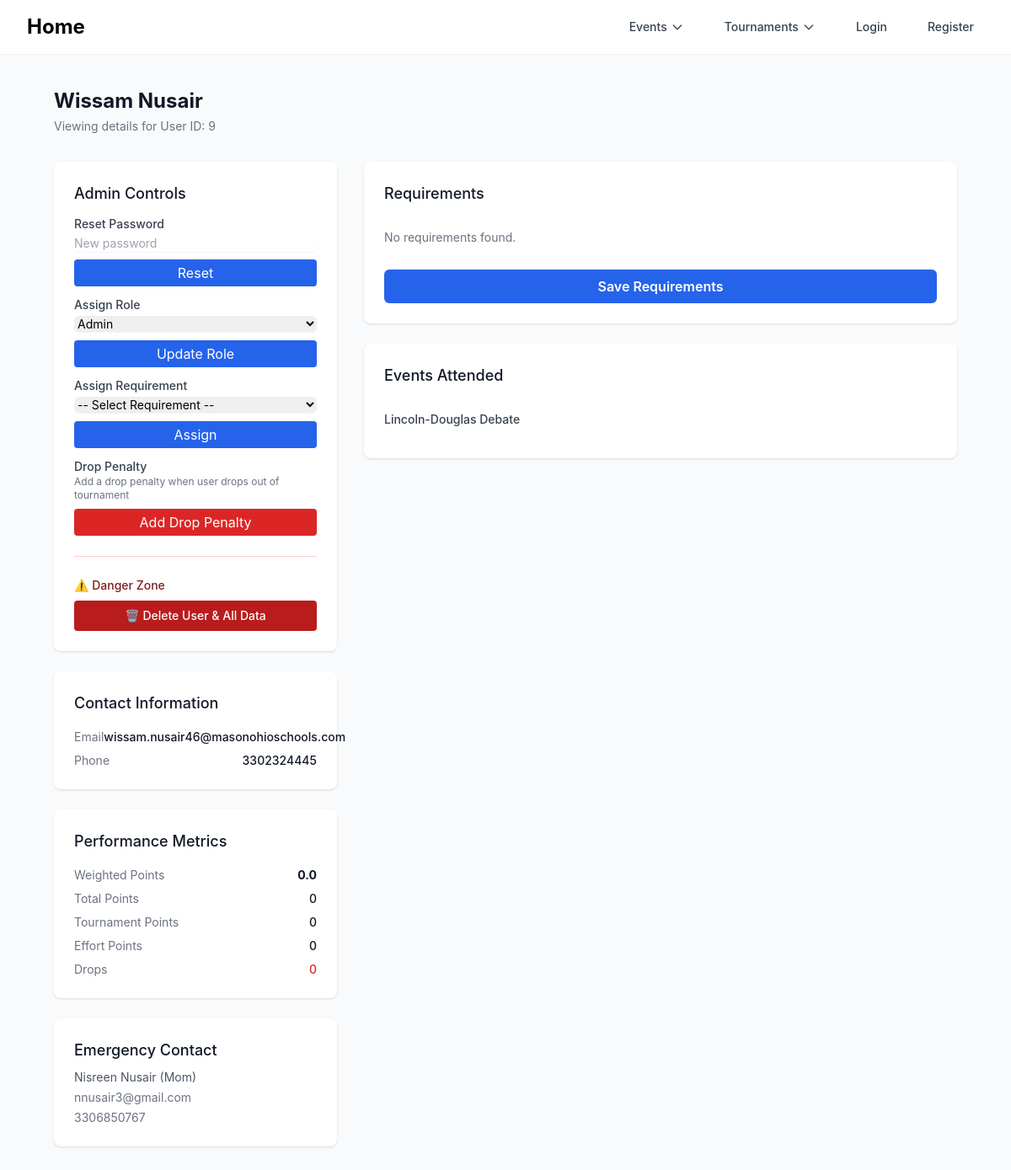
The app's page /admin/user/9, older data.
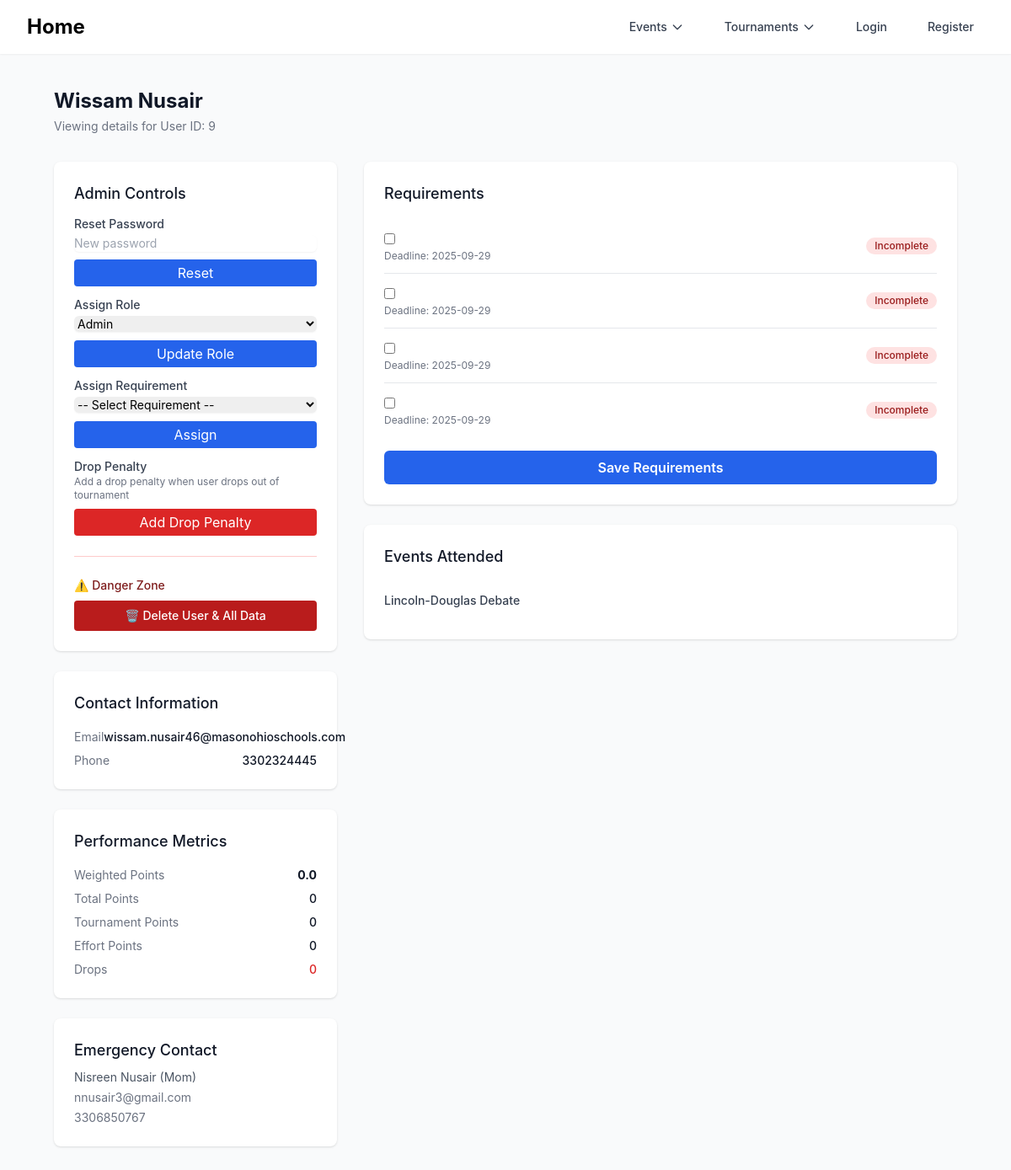
The same page, newer data.
### mason_snd/models/auth.py (models this page shows)
class User(db.Model):
    id = db.Column(db.Integer, primary_key=True)
    first_name = db.Column(db.String(50), nullable=False)
    last_name = db.Column(db.String(50), nullable=False)
    email = db.Column(db.String(50), nullable=True)
    password = db.Column(db.String(500), nullable=True)
    phone_number = db.Column(db.String(50), nullable=True)
    is_parent = db.Column(db.Boolean, default=False)
    role = db.Column(db.Integer, default=0)
    judging_reqs = db.Column(db.String(5000), nullable=True)
    emergency_contact_first_name = db.Column(db.String(50), nullable=True)
    emergency_contact_last_name = db.Column(db.String(50), nullable=True)
    emergency_contact_number = db.Column(db.String(50), nullable=True)
    emergency_contact_relationship = db.Column(db.String(50), nullable=True)
    emergency_contact_email = db.Column(db.String(50), nullable=True)
    child_first_name = db.Column(db.String(50), nullable=True)
    child_last_name = db.Column(db.String(50), nullable=True)
    points = db.Column(db.Integer, default=0)
    drops = db.Column(db.Integer, default=0)
    bids = db.Column(db.Integer, default=0)
    tournaments_attended_number = db.Column(db.Integer, default=0)
    @property
    def tournament_points(self):
        from mason_snd.models.tournaments import Tournament_Performance
        performances = Tournament_Performance.query.filter_by(user_id=self.id).all()
        return sum([p.points or 0 for p in performances])
    @property
    def effort_points(self):
        from mason_snd.models.events import Effort_Score
        scores = Effort_Score.query.filter_by(user_id=self.id).all()
        return sum([s.score or 0 for s in scores])
    account_claimed = db.Column(db.Boolean, default=False)

### mason_snd/models/events.py (models this page shows)
class Event(db.Model):
    id = db.Column(db.Integer, primary_key=True)
    event_name = db.Column(db.String)
    event_description = db.Column(db.String)
    event_emoji = db.Column(db.String)
    owner_id = db.Column(db.Integer, db.ForeignKey('user.id'))
    owner = db.relationship('User', foreign_keys=[owner_id], backref='event')
    event_type = db.Column(db.Integer) # 0 = speech, 1 = LD, 2 = PF
    is_partner_event = db.Column(db.Boolean, default=False) # True if event requires partners

### mason_snd/models/admin.py (models this page shows)
class User_Requirements(db.Model):
    id = db.Column(db.Integer, primary_key=True)
    complete = db.Column(db.Boolean, default=False)
    deadline = db.Column(db.DateTime, default=datetime.now(EST), nullable=False)
    user_id = db.Column(db.Integer, db.ForeignKey('user.id'))
    requirement_id = db.Column(db.Integer, db.ForeignKey('requirements.id'))
    requirement = db.relationship('Requirements', foreign_keys=[requirement_id], backref='requirement')
    user = db.relationship('User', foreign_keys=[user_id], backref='user')

### mason_snd/blueprints/admin/admin.py (the view, shortened to what this page needs)
@admin_bp.route('/user/<int:user_id>', methods=['GET', 'POST'])
def user_detail(user_id):
    user = User.query.get_or_404(user_id)
    user_events = User_Event.query.filter_by(user_id=user_id).all()
    events = [Event.query.get(ue.event_id) for ue in user_events]
    tournament_points = user.tournament_points or 0
    effort_points = user.effort_points or 0
    total_points = tournament_points + effort_points
    settings = MetricsSettings.query.first()
    if not settings:
        tournament_weight, effort_weight = 0.7, 0.3
    else:
        tournament_weight, effort_weight = settings.tournament_weight, settings.effort_weight
    weighted_points = round(tournament_points * tournament_weight + effort_points * effort_weight, 2)
    if user.is_parent:
        child_info = {
            'first_name': user.child_first_name,
            'last_name': user.child_last_name
        }
    else:
        child_info = None
    emergency_contact = {
        'first_name': user.emergency_contact_first_name,
        'last_name': user.emergency_contact_last_name,
        'number': user.emergency_contact_number,
        'relationship': user.emergency_contact_relationship,
        'email': user.emergency_contact_email
    }
    requirements = User_Requirements.query.filter_by(user_id=user_id).all()
    all_requirements = Requirements.query.filter_by(active=True).all()
    return render_template(
        'admin/user_detail.html',
        user=user,
        events=events,
        tournament_points=tournament_points,
        effort_points=effort_points,
        total_points=total_points,
        weighted_points=weighted_points,
        emergency_contact=emergency_contact,
        child_info=child_info,
        requirements=requirements,
        all_requirements=all_requirements
    )

### mason_snd/templates/admin/user_detail.html (shortened to what this page needs)
{% extends "admin/base.html" %}
{% block content %}
<div class="px-4 sm:px-6 lg:px-8">
    <div>
        <h1 class="text-2xl font-bold text-gray-900 capitalize">{{ user.first_name }} {{ user.last_name }}</h1>
        <p class="mt-1 text-sm text-gray-500">Viewing details for User ID: {{ user.id }}</p>
    </div>
    <div class="mt-8 grid grid-cols-1 lg:grid-cols-3 gap-8">
        <div class="lg:col-span-1 space-y-6">
            <div class="bg-white shadow rounded-lg p-6">
                <h3 class="text-lg font-medium text-gray-900 mb-2">Admin Controls</h3>
                <form method="post" action="{{ url_for('admin.user_detail', user_id=user.id) }}" class="space-y-3">
                    <div>
                        <label class="block text-sm font-medium text-gray-700">Reset Password</label>
                        <input type="password" name="new_password" placeholder="New password" class="w-full rounded-md border-gray-300 shadow-sm focus:border-blue-500 focus:ring-blue-500 sm:text-sm">
                        <button type="submit" name="action" value="reset_password" class="mt-2 w-full py-1 px-2 bg-blue-600 text-white rounded hover:bg-blue-700">Reset</button>
                    </div>
                    <div>
                        <label class="block text-sm font-medium text-gray-700">Assign Role</label>
                        <select name="role" class="w-full rounded-md border-gray-300 shadow-sm focus:border-blue-500 focus:ring-blue-500 sm:text-sm">
                            <option value="2" {% if user.role == 2 %}selected{% endif %}>Admin</option>
                        </select>
                        <button type="submit" name="action" value="assign_role" class="mt-2 w-full py-1 px-2 bg-blue-600 text-white rounded hover:bg-blue-700">Update Role</button>
                    </div>
                    <div>
                        <label class="block text-sm font-medium text-gray-700">Assign Requirement</label>
                        <select name="assign_requirement_id" class="w-full rounded-md border-gray-300 shadow-sm focus:border-blue-500 focus:ring-blue-500 sm:text-sm">
                            <option value="">-- Select Requirement --</option>
                        </select>
                        <button type="submit" name="action" value="assign_requirement" class="mt-2 w-full py-1 px-2 bg-blue-600 text-white rounded hover:bg-blue-700">Assign</button>
                    </div>
                    <div>
                        <label class="block text-sm font-medium text-gray-700">Drop Penalty</label>
                        <p class="text-xs text-gray-500 mb-2">Add a drop penalty when user drops out of tournament</p>
                        <button type="submit" name="action" value="add_drop" class="w-full py-1 px-2 bg-red-600 text-white rounded hover:bg-red-700" onclick="return confirm('Are you sure you want to add a drop penalty to this user? This will increase their drops count by 1.')">Add Drop Penalty</button>
                    </div>
                </form>
                <div class="mt-6 pt-6 border-t border-red-200">
                    <h4 class="text-sm font-medium text-red-900 mb-2">⚠️ Danger Zone</h4>
                    <form method="POST" action="{{ url_for('admin.delete_single_user', user_id=user.id) }}"
                          onsubmit="return confirm('⚠️ WARNING ⚠️\n\nThis will permanently delete {{ user.first_name }} {{ user.last_name }} and ALL their related data including:\n- Tournament signups and performances\n- Judge assignments and partnerships\n- Roster entries and form responses\n- ALL related records\n\nThis action CANNOT be undone.\n\nType the user\'s full name to confirm: {{ user.first_name }} {{ user.last_name }}') && prompt('Type the user\'s full name to confirm:') === '{{ user.first_name }} {{ user.last_name }}'">
                        <button type="submit"
                                class="w-full py-2 px-4 bg-red-700 hover:bg-red-800 text-white text-sm rounded font-medium">
                            🗑️ Delete User & All Data
                        </button>
                    </form>
                </div>
            </div>
            <div class="bg-white shadow rounded-lg p-6">
                <h3 class="text-lg font-medium text-gray-900">Contact Information</h3>
                <dl class="mt-4 space-y-2 text-sm">
                    <div class="flex justify-between">
                        <dt class="text-gray-500">Email</dt>
                        <dd class="text-gray-900 font-medium">{{ user.email }}</dd>
                    </div>
                    <div class="flex justify-between">
                        <dt class="text-gray-500">Phone</dt>
                        <dd class="text-gray-900 font-medium">{{ user.phone_number }}</dd>
                    </div>
                </dl>
            </div>
            <div class="bg-white shadow rounded-lg p-6">
                <h3 class="text-lg font-medium text-gray-900">Performance Metrics</h3>
                 <dl class="mt-4 space-y-2 text-sm">
                    <div class="flex justify-between">
                        <dt class="text-gray-500">Weighted Points</dt>
                        <dd class="text-gray-900 font-bold text-[color:var(--color-primary-600)]">{{ weighted_points | round(2) }}</dd>
                    </div>
                    <div class="flex justify-between">
                        <dt class="text-gray-500">Total Points</dt>
                        <dd class="text-gray-900 font-medium">{{ total_points }}</dd>
                    </div>
                    <div class="flex justify-between">
                        <dt class="text-gray-500">Tournament Points</dt>
                        <dd class="text-gray-900 font-medium">{{ tournament_points }}</dd>
                    </div>
                     <div class="flex justify-between">
                        <dt class="text-gray-500">Effort Points</dt>
                        <dd class="text-gray-900 font-medium">{{ effort_points }}</dd>
                    </div>
                    <div class="flex justify-between">
                        <dt class="text-gray-500">Drops</dt>
                        <dd class="text-gray-900 font-medium text-red-600">{{ user.drops }}</dd>
                    </div>
                </dl>
            </div>
            {% if emergency_contact %}
            <div class="bg-white shadow rounded-lg p-6">
                <h3 class="text-lg font-medium text-gray-900">Emergency Contact</h3>
                <p class="mt-2 text-sm text-gray-600 capitalize">{{ emergency_contact.first_name }} {{ emergency_contact.last_name }} ({{ emergency_contact.relationship }})</p>
                <p class="mt-1 text-sm text-gray-500">{{ emergency_contact.email }}</p>
                <p class="mt-1 text-sm text-gray-500">{{ emergency_contact.number }}</p>
            </div>
            {% endif %}
        </div>
        <div class="lg:col-span-2 space-y-6">
            <div class="bg-white shadow rounded-lg p-6">
                <h3 class="text-lg font-medium text-gray-900">Requirements</h3>
                <form method="post" action="{{ url_for('admin.user_detail', user_id=user.id) }}">
                    <ul role="list" class="mt-4 divide-y divide-gray-200">
                        {% for req in requirements %}
                        <li class="py-3 flex items-center justify-between">
                            <div>
                                <label class="text-sm font-medium text-gray-900">
                                    <input type="checkbox" name="requirement_{{ req.id }}" {% if req.complete %}checked{% endif %}>
                                </label>
                                {% if req.deadline %}<p class="text-xs text-gray-500">Deadline: {{ req.deadline.strftime('%Y-%m-%d') }}</p>{% endif %}
                            </div>
                            {% if req.complete %}
                            <span class="inline-flex items-center px-2.5 py-0.5 rounded-full text-xs font-medium bg-green-100 text-green-800">Complete</span>
                            {% else %}
                            <span class="inline-flex items-center px-2.5 py-0.5 rounded-full text-xs font-medium bg-red-100 text-red-800">Incomplete</span>
                            {% endif %}
                        </li>
                        {% else %}
                        <li class="py-3 text-sm text-gray-500">No requirements found.</li>
                        {% endfor %}
                    </ul>
                    <button type="submit" class="mt-4 w-full py-2 px-4 bg-blue-600 text-white font-semibold rounded-md hover:bg-blue-700">Save Requirements</button>
                </form>
            </div>
             <div class="bg-white shadow rounded-lg p-6">
                <h3 class="text-lg font-medium text-gray-900">Events Attended</h3>
                 <ul role="list" class="mt-4 divide-y divide-gray-200">
                    {% for event in events %}
                    <li class="py-3 text-sm font-medium text-gray-700">{{ event.event_name }}</li>
                    {% else %}
                    <li class="py-3 text-sm text-gray-500">No events found.</li>
                    {% endfor %}
                </ul>
            </div>
        </div>
    </div>
</div>
{% endblock %}

Row changes from the older to the newer data that the page shows:
added User_Requirements: deadline "2025-09-29", shows "Incomplete"
added User_Requirements: deadline "2025-09-29", shows "Incomplete"
added User_Requirements: deadline "2025-09-29", shows "Incomplete"
added User_Requirements: deadline "2025-09-29", shows "Incomplete"
Text that changed along with them:
text no longer shown: "No requirements found."
